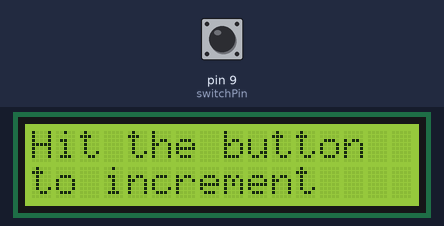
The sketch below on a simulated Arduino Uno, built with avr-gcc and run on an emulated ATmega328P. On the bench: 16×2 character LCD. Inputs (shaded band) come from the test bench; at power-on: pin 9 (switchPin) LOW.

Above: at 1.2 s.
1.3 s: pin 9 (switchPin) pulled HIGH for 0.15 s
At 2.7 s:
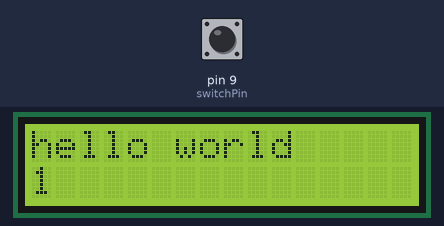
3.0 s: pin 9 (switchPin) pulled HIGH for 1 s
At 5.2 s:
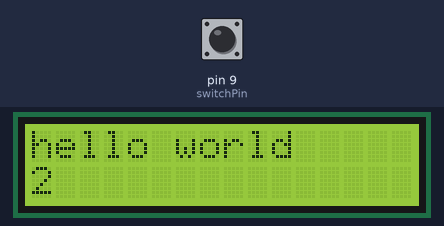
5.5 s: pin 9 (switchPin) pulled HIGH for 0.15 s
At 6.9 s:
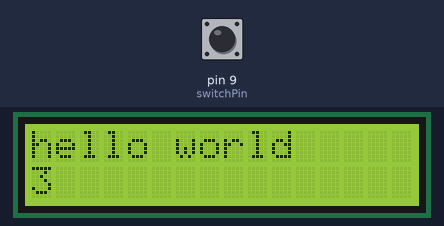
7.2 s: pin 9 (switchPin) pulled HIGH for 1 s
At 9.6 s:
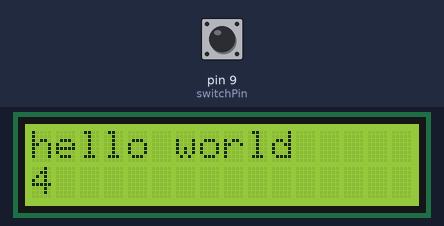
Timing chart, 0 to 10.7 s (numbered marks = the images above; inputs shaded):
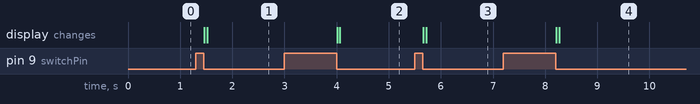

Measured:
- after the input at 1.3 s, the display: first changes after 0.16 s (image 1 shows a later state)
- after the input at 3.0 s, the display: first changes after 1.0 s (image 2 shows a later state)
- after the input at 5.5 s, the display: first changes after 0.16 s (image 3 shows a later state)
- after the input at 7.2 s, the display: first changes after 1.0 s (image 4 shows a later state)

The sketch:

LCDBackpack.ino.ino
```cpp
//LCD Backpack
//Frank Myhre
//Using a LCD screen and backpack to count how many times a button is pressed
#include <Wire.h>
#include <LCD.h>
#include <LiquidCrystal_I2C.h> //library
LiquidCrystal_I2C lcd(0x3F, 2, 1, 0, 4, 5, 6, 7); //the pins I used
const int switchPin = 9;
static int hits = 0;
int switchState = 0; //beginning switchstate
int prevSwitchState = 0;
void setup()
{
	lcd.begin(16, 2); // for 16 x 2 LCD module
	lcd.setBacklightPin(3, POSITIVE); //turns on screen
	lcd.setBacklight(HIGH);
	pinMode(switchPin, INPUT);
	lcd.clear();
	lcd.setCursor(0, 0);
	lcd.print("Hit the button");
	lcd.setCursor(0, 1);
	lcd.print("to increment");
}

void loop()
{
	// check the status of the switch
	switchState = digitalRead(switchPin);
	// compare the switchState to its previous state
	if (switchState != prevSwitchState)
	{
		if (switchState == LOW)
		{
			hits = hits + 1; //adding to counter
			lcd.clear();
			lcd.setCursor(0, 0);
			lcd.print("hello world"); // adding message
			lcd.setCursor(0, 1);
			delay(50);
			lcd.print(hits);
		}
	}
	// save the current switch state as the last state
	prevSwitchState = switchState;
}
```
